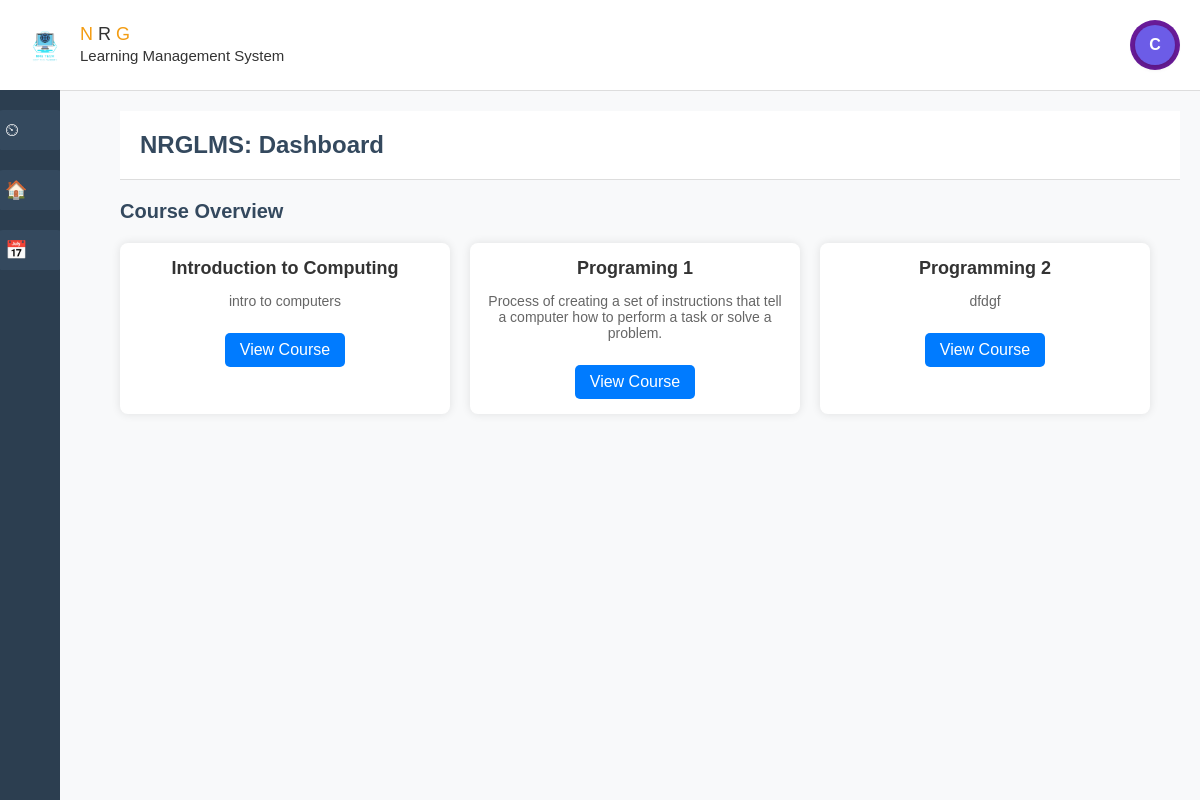
The app's page /studentdb.php (signed in) with its own data.
### tables this page shows
CREATE TABLE `courses` (
  `course_id` int(11) NOT NULL,
  `course_name` varchar(255) NOT NULL,
  `description` text DEFAULT NULL,
  `instructor_id` int(11) DEFAULT NULL,
  `school_year` varchar(20) NOT NULL,
  `course_code` varchar(50) NOT NULL DEFAULT ''
);

### studentdb.php (the view, shortened to what this page needs)
<?php
include('db.php');
$name = $_SESSION['name'] ?? 'Student';
$student_id = $_SESSION['user_id'];
$first_letter = strtoupper(substr($name, 0, 1));
$stmt = $conn->prepare("SELECT courses.course_id, courses.course_name, courses.description
                        FROM enrollments
                        JOIN courses ON enrollments.course_id = courses.course_id
                        WHERE enrollments.student_id = ?");
$stmt->bind_param("i", $student_id);
$stmt->execute();
$result = $stmt->get_result();
$enrolled_courses = $result->fetch_all(MYSQLI_ASSOC);
?>
<!DOCTYPE html>
<html lang="en">
<head>
    <link rel="stylesheet" href="dashboard/db.css">
</head>
<body>
<header class="header">
    <div class="logo-container">
        <div class="logo">
            <img src="img/log.png" alt="LMS Logo">
            <div class="logo-text">
                <span>N</span> R <span>G</span><br>
                <small>Learning Management System</small>
            </div>
        </div>
    </div>
    <div class="icons">
    <div class="icons">
        <div class="profile">
            <div id="profile-icon" class="profile-icon"><?= $first_letter ?></div>
        </div>
    </div>
</header>
<div class="sidebar">
    <a href="studentdb.php">⏲ <span>Dashboard</span></a>
    <a href="site.php">🏠 <span>Site Home</span></a>
    <a href="student_calendar.php">📅 <span>Calendar</span></a>
</div>
<div class="content">
    <div class="header">
        <h1>NRGLMS: Dashboard</h1>
    </div>
    <div class="dashboard">
        <h2>Course Overview</h2>
        <?php if (empty($enrolled_courses)): ?>
        <p>You are not enrolled in any courses yet.</p>
    <?php else: ?>
        <div class="course-list">
            <?php foreach ($enrolled_courses as $course): ?>
                <div class="course-card">
                    <h3><?php echo htmlspecialchars($course['course_name']); ?></h3>
                    <p><?php echo htmlspecialchars($course['description']); ?></p>
                    <a href="courses.php?id=<?php echo $course['course_id']; ?>" class="view-btn">View Course</a>
                </div>
            <?php endforeach; ?>
        </div>
    <?php endif; ?>
    </div>
</div>
</body>
</html>

### dashboard/db.css (style rules this page uses)
body { font-family: Arial, sans-serif; margin: 0; padding: 0; background-color: #f8f9fa; }
.logo-container { display: flex; align-items: center; }
.logo { display: flex; align-items: center; }
.logo img { height: 50px; margin-right: 10px; }
.logo-text { font-size: 18px; color: #333; }
.logo-text span { color: #f39c12; }
.icons { display: flex; align-items: center; }
.profile { position: relative; }
.profile-icon { display: flex; align-items: center; justify-content: center; width: 40px; height: 40px; background-color: #6c5ce7; color: #fff; font-weight: bold; font-size: 16px; border-radius: 50%; cursor: pointer; box-shadow: 0 2px 6px rgba(0, 0, 0, 0.2); }
.sidebar { width: 60px; background-color: #2c3e50; position: fixed; top: 90px; bottom: 0; display: flex; flex-direction: column; align-items: center; padding-top: 20px; transition: all 0.3s ease; overflow: hidden; }
.sidebar a { width: 100%; height: 40px; display: flex; justify-content: start; align-items: center; background-color: #34495e; color: white; border-radius: 8px; margin-bottom: 20px; text-decoration: none; font-size: 18px; padding-left: 10px; position: relative; transition: background-color 0.3s ease; }
.content { margin-left: 100px; padding: 20px; transition: margin-left 0.3s ease; }
.header { background-color: #ffffff; padding: 20px; border-bottom: 1px solid #ddd; display: flex; justify-content: space-between; align-items: center; }
.header h1 { font-size: 24px; margin: 0; color: #34495e; }
.header .profile { background-color: #6a1b9a; color: white; border-radius: 50%; width: 50px; height: 50px; display: flex; justify-content: center; align-items: center; font-size: 20px; }
.dashboard { margin-top: 20px; }
.dashboard h2 { font-size: 20px; color: #34495e; }

### studentdb.php (style rules this page uses)
.course-list { display: flex; flex-wrap: wrap; gap: 20px; margin-top: 20px; }
.course-card { background: white; padding: 15px; border-radius: 8px; box-shadow: 0 0 10px rgba(0, 0, 0, 0.1); width: 300px; text-align: center; }
.course-card h3 { margin: 0; font-size: 18px; color: #333; }
.course-card p { font-size: 14px; color: #666; }
.view-btn { display: inline-block; margin-top: 10px; padding: 8px 15px; background: #007bff; color: white; text-decoration: none; border-radius: 5px; }

### records on screen
courses: course_name "Introduction to Computing", description "intro to computers"
courses: course_name "Programing 1", description "Process of creating a set of instructions that tell a computer how to perform a task or solve a problem."
courses: course_name "Programming 2", description "dfdgf"

### other values on screen
$first_letter "C"
